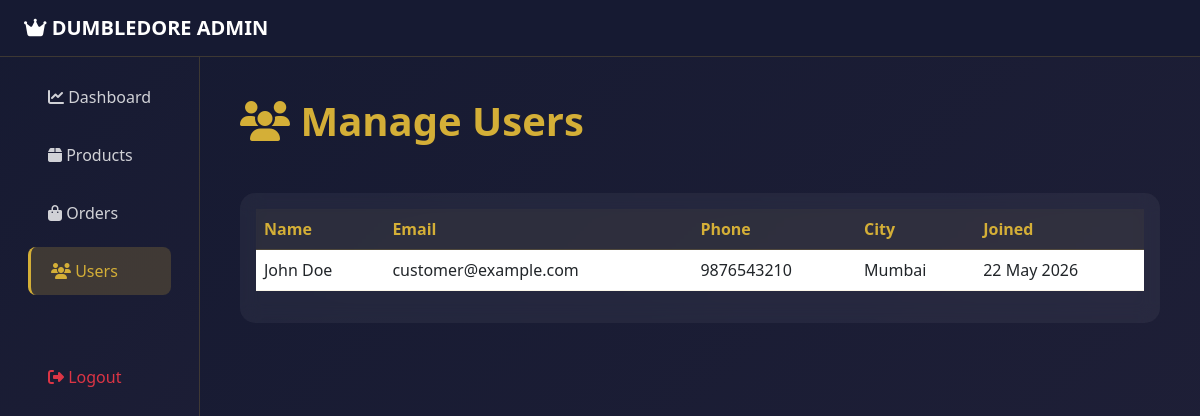
Page /admin/users.php (signed in) on the committed database.
### tables this page shows
CREATE TABLE IF NOT EXISTS users (
    user_id INT PRIMARY KEY AUTO_INCREMENT,
    fullname VARCHAR(100) NOT NULL,
    email VARCHAR(100) UNIQUE NOT NULL,
    phone VARCHAR(15) NOT NULL,
    password VARCHAR(255) NOT NULL,
    address TEXT,
    city VARCHAR(50),
    state VARCHAR(50),
    postal_code VARCHAR(10),
    profile_image VARCHAR(255),
    created_at TIMESTAMP DEFAULT CURRENT_TIMESTAMP,
    updated_at TIMESTAMP DEFAULT CURRENT_TIMESTAMP ON UPDATE CURRENT_TIMESTAMP
);

### admin/users.php (the view, shortened to what this page needs)
<?php require_once 'auth_check.php'; ?>
<!DOCTYPE html>
<html lang="en">
<head>
    <link href="https://cdn.jsdelivr.net/npm/bootstrap@5.3.0/dist/css/bootstrap.min.css" rel="stylesheet">
    <link rel="stylesheet" href="https://cdnjs.cloudflare.com/ajax/libs/font-awesome/6.4.0/css/all.min.css">
    <link rel="stylesheet" href="../css/admin-style.css">
</head>
<body>
    <?php
    $result = $conn->query("SELECT * FROM users ORDER BY created_at DESC");
    $users = [];
    while ($user = $result->fetch_assoc()) {
        $users[] = $user;
    }
    ?>
    <nav class="navbar navbar-expand-lg navbar-dark sticky-top" style="background: rgba(10, 14, 39, 0.95); border-bottom: 1px solid rgba(212, 175, 55, 0.2);">
        <div class="container-fluid px-4">
            <a class="navbar-brand fw-bold" href="dashboard.php">
                <i class="fas fa-crown"></i> DUMBLEDORE ADMIN
            </a>
        </div>
    </nav>
    <div class="container-fluid">
        <div class="row">
            <div class="col-lg-2 admin-sidebar">
                <div class="nav flex-column p-3">
                    <a href="dashboard.php" class="admin-nav-link">
                        <i class="fas fa-chart-line"></i> Dashboard
                    </a>
                    <a href="products.php" class="admin-nav-link">
                        <i class="fas fa-box"></i> Products
                    </a>
                    <a href="orders.php" class="admin-nav-link">
                        <i class="fas fa-shopping-bag"></i> Orders
                    </a>
                    <a href="users.php" class="admin-nav-link active">
                        <i class="fas fa-users"></i> Users
                    </a>
                    <a href="logout.php" class="admin-nav-link text-danger mt-5">
                        <i class="fas fa-sign-out-alt"></i> Logout
                    </a>
                </div>
            </div>
            <div class="col-lg-10" style="background: linear-gradient(135deg, rgba(10, 14, 39, 0.95) 0%, rgba(20, 20, 45, 0.95) 100%); min-height: 100vh; padding: 40px;">
                <h1 class="mb-5" style="color: #d4af37; font-weight: 700;">
                    <i class="fas fa-users"></i> Manage Users
                </h1>
                <div class="card border-0 admin-card">
                    <div class="card-body">
                        <div class="table-responsive">
                            <table class="table admin-table">
                                <thead>
                                    <tr>
                                        <th>Name</th>
                                        <th>Email</th>
                                        <th>Phone</th>
                                        <th>City</th>
                                        <th>Joined</th>
                                    </tr>
                                </thead>
                                <tbody>
                                    <?php foreach ($users as $user): ?>
                                    <tr>
                                        <td><?php echo $user['fullname']; ?></td>
                                        <td><?php echo $user['email']; ?></td>
                                        <td><?php echo $user['phone']; ?></td>
                                        <td><?php echo $user['city'] ?? 'N/A'; ?></td>
                                        <td><?php echo date('d M Y', strtotime($user['created_at'])); ?></td>
                                    </tr>
                                    <?php endforeach; ?>
                                </tbody>
                            </table>
                        </div>
                    </div>
                </div>
            </div>
        </div>
    </div>
</body>
</html>

### css/admin-style.css (style rules this page uses)
.admin-sidebar { background: linear-gradient(135deg, rgba(10, 14, 39, 0.95) 0%, rgba(20, 20, 45, 0.95) 100%); min-height: 100vh; border-right: 1px solid rgba(212, 175, 55, 0.2); }
.admin-nav-link { color: rgba(255, 255, 255, 0.8); padding: 12px 20px; border-radius: 8px; transition: all 0.3s ease; margin-bottom: 10px; text-decoration: none; display: block; }
.admin-nav-link.active { background: rgba(212, 175, 55, 0.2); color: #d4af37; border-left: 3px solid #d4af37; }
.admin-card { background: rgba(255, 255, 255, 0.05); backdrop-filter: blur(10px); border: 1px solid rgba(212, 175, 55, 0.2); border-radius: 15px; transition: all 0.3s ease; }
.admin-table { color: #ffffff; }
.admin-table thead th { color: #d4af37; border-color: rgba(212, 175, 55, 0.2); background: rgba(212, 175, 55, 0.05); }
.admin-table tbody tr { border-color: rgba(212, 175, 55, 0.1); }

### rows in the picture
users: fullname "John Doe", email "customer@example.com", phone "9876543210", city "Mumbai", created_at "22 May 2026"
